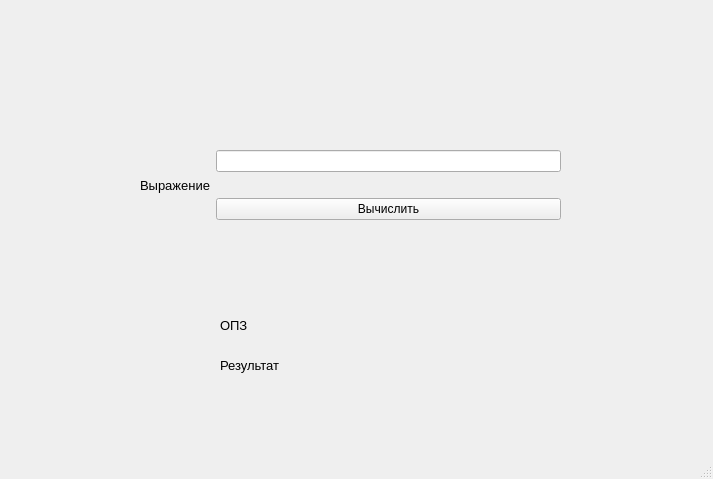
<?xml version="1.0" encoding="UTF-8"?>
<ui version="4.0">
 <class>MainWindow</class>
 <widget class="QMainWindow" name="MainWindow">
  <property name="geometry">
   <rect>
    <x>0</x>
    <y>0</y>
    <width>713</width>
    <height>479</height>
   </rect>
  </property>
  <property name="windowTitle">
   <string>MainWindow</string>
  </property>
  <widget class="QWidget" name="centralwidget">
   <widget class="QLabel" name="label_2">
    <property name="geometry">
     <rect>
      <x>220</x>
      <y>350</y>
      <width>161</width>
      <height>31</height>
     </rect>
    </property>
    <property name="font">
     <font>
      <family>Arial</family>
      <pointsize>10</pointsize>
     </font>
    </property>
    <property name="text">
     <string>Результат</string>
    </property>
   </widget>
   <widget class="QLabel" name="answer">
    <property name="geometry">
     <rect>
      <x>290</x>
      <y>305</y>
      <width>351</width>
      <height>31</height>
     </rect>
    </property>
    <property name="font">
     <font>
      <family>Arial</family>
      <pointsize>12</pointsize>
     </font>
    </property>
    <property name="text">
     <string/>
    </property>
   </widget>
   <widget class="QLabel" name="finalResult">
    <property name="geometry">
     <rect>
      <x>310</x>
      <y>360</y>
      <width>351</width>
      <height>21</height>
     </rect>
    </property>
    <property name="font">
     <font>
      <family>Arial</family>
      <pointsize>12</pointsize>
     </font>
    </property>
    <property name="text">
     <string/>
    </property>
   </widget>
   <widget class="QLabel" name="label_3">
    <property name="geometry">
     <rect>
      <x>220</x>
      <y>310</y>
      <width>161</width>
      <height>31</height>
     </rect>
    </property>
    <property name="font">
     <font>
      <family>Arial</family>
      <pointsize>10</pointsize>
     </font>
    </property>
    <property name="text">
     <string>ОПЗ</string>
    </property>
   </widget>
   <widget class="QWidget" name="layoutWidget">
    <property name="geometry">
     <rect>
      <x>140</x>
      <y>130</y>
      <width>421</width>
      <height>111</height>
     </rect>
    </property>
    <layout class="QGridLayout" name="gridLayout">
     <item row="0" column="1">
      <widget class="QLineEdit" name="lineEdit"/>
     </item>
     <item row="1" column="1">
      <widget class="QPushButton" name="pushButton">
       <property name="text">
        <string>Вычислить</string>
       </property>
      </widget>
     </item>
     <item row="0" column="0" rowspan="2">
      <widget class="QLabel" name="label">
       <property name="font">
        <font>
         <family>Arial</family>
         <pointsize>10</pointsize>
        </font>
       </property>
       <property name="text">
        <string>Выражение</string>
       </property>
      </widget>
     </item>
    </layout>
   </widget>
  </widget>
  <widget class="QMenuBar" name="menubar">
   <property name="geometry">
    <rect>
     <x>0</x>
     <y>0</y>
     <width>713</width>
     <height>25</height>
    </rect>
   </property>
  </widget>
  <widget class="QStatusBar" name="statusbar"/>
 </widget>
 <resources/>
 <connections/>
</ui>
